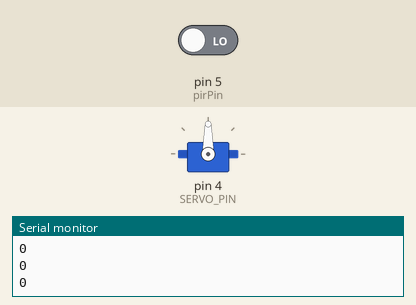
Bench run of a sketch on a simulated Arduino Uno, built with avr-gcc and run on an emulated ATmega328P. Shown: servo, the last lines printed to the serial monitor. The inputs (shaded band) are chosen by the test bench; at power-on: pin 5 (pirPin) LOW.

Above: at 1.2 s.
1.3 s: pin 5 (pirPin) driven HIGH
At 2.7 s:
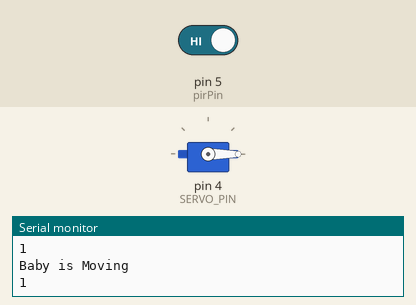
Timing chart, 0 to 4.3 s (numbered marks = the images above; inputs shaded):
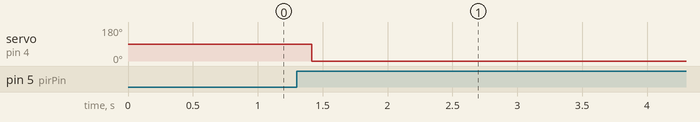

Measured:
- after the input at 1.3 s, servo on pin 4 (SERVO_PIN): 90° → 0° after 0.11 s

The sketch:

Motion_and_Servo.ino
```cpp
#include <Servo.h>
int pirValue;                   // Place to store read PIR Value
int pinValue;                   //Variable to read virtual pin
#define pirPin 5                // Input for HC-S501
int angle = 0;          // the current angle of servo motor
const int SERVO_PIN         = 4; // Arduino pin connected to servo motor's pin
Servo servo; // create servo object to control a servo

void setup() {
  // put your setup code here, to run once:
  Serial.begin(9600);
  delay(10);
  servo.attach(SERVO_PIN);
}

void loop() {

  pirValue = digitalRead(pirPin);
  Serial.println(pirValue);
  delay(100);
  if (pirValue)
  {
    Serial.println("Baby is Moving");
    for (angle = 0; angle <= 180;)
    {
      servo.write(angle);
      angle = angle + 10;
    }
    for (angle = 180; angle >= 0;)
    {
      servo.write(angle);
      angle = angle - 10;
    }
  }

}
```
